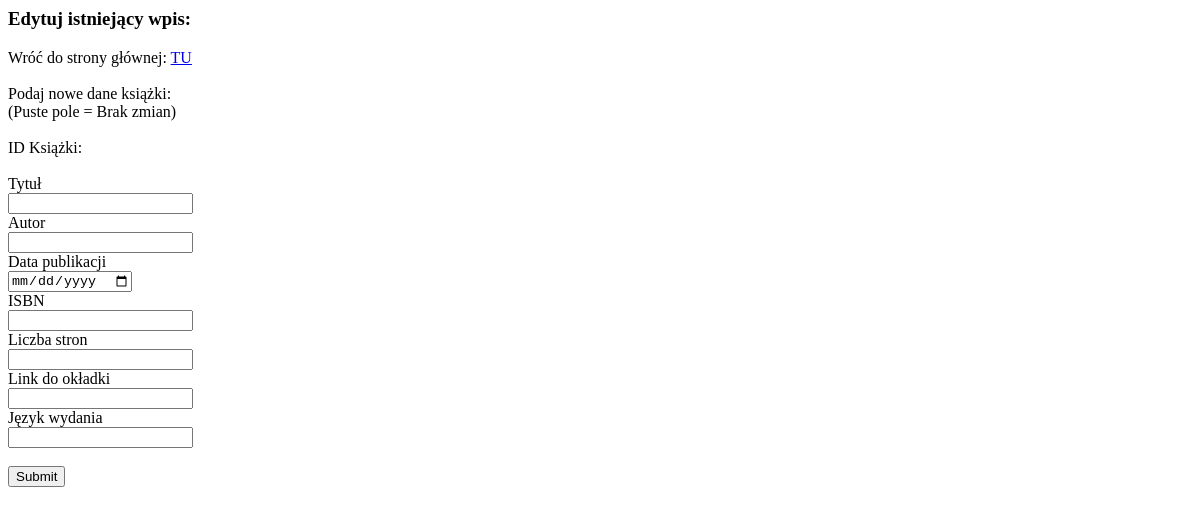
The page /db/books/335/edit on the database as committed earlier.
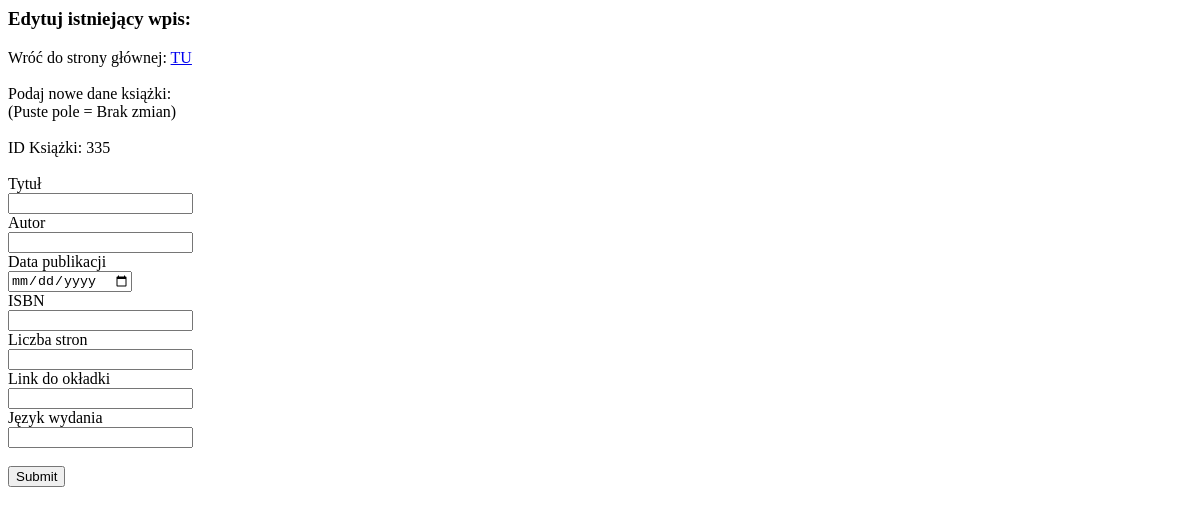
The same page on the database as committed later.
### tables this page shows
CREATE TABLE "books" (
	"id"	integer,
	"author"	text NOT NULL,
	"title"	text NOT NULL,
	"publication_date"	date NOT NULL,
	"ISBN"	text NOT NULL,
	"pages"	integer NOT NULL,
	"cover"	text NOT NULL,
	"lang"	text NOT NULL,
	PRIMARY KEY("id" AUTOINCREMENT)
);

### __init__.py (the view)
@app.route('/db/books/<id>/edit')
def dbBooksEdit(id):
    db = get_db()
    query= 'SELECT * FROM books WHERE id=?'
    cur = db.execute(query, (id,))
    book = cur.fetchone()
    return render_template('db_books_edit.html', book=book)

### __init__.py (called while the page is built)
def connect_db():
    rv = sqlite3.connect(app.config['DATABASE'])
    rv.row_factory = sqlite3.Row
    return rv

def get_db():
    if not hasattr(g, 'db'):
        g.db = connect_db()
    return g.db

### templates/db_books_edit.html (shortened to what this page needs)
<html>
   <body>
      <form action = "{{ url_for('dbBooksPatch', id=book.id) }}" method = "POST">
         <h3>Edytuj istniejący wpis:</h3>
         Wróć do strony głównej: <a href="/"> TU </a>
         Podaj nowe dane książki:</br>
         (Puste pole = Brak zmian)</br><br>
         ID Książki: {{ book.id }}<br><br>
         Tytuł<br>
         <input type = "text" name = "title"/></br>
         Autor<br>
         <input type = "text" name = "author"/></br>
         Data publikacji<br>
         <input type = "date" name = "publication_date"/></br>
         ISBN<br>
         <input type = "text" name = "ISBN"/><br>
         Liczba stron<br>
         <input type = "text" name = "pages"/><br>
         Link do okładki<br>
         <input type = "text" name = "cover"/><br>
         Język wydania<br>
         <input type = "text" name = "lang"/><br><br>
         <input type="submit" />
      </form>
   </body>
</html>

Rows that differ between the two databases and show on the page:
added books: id "335"
